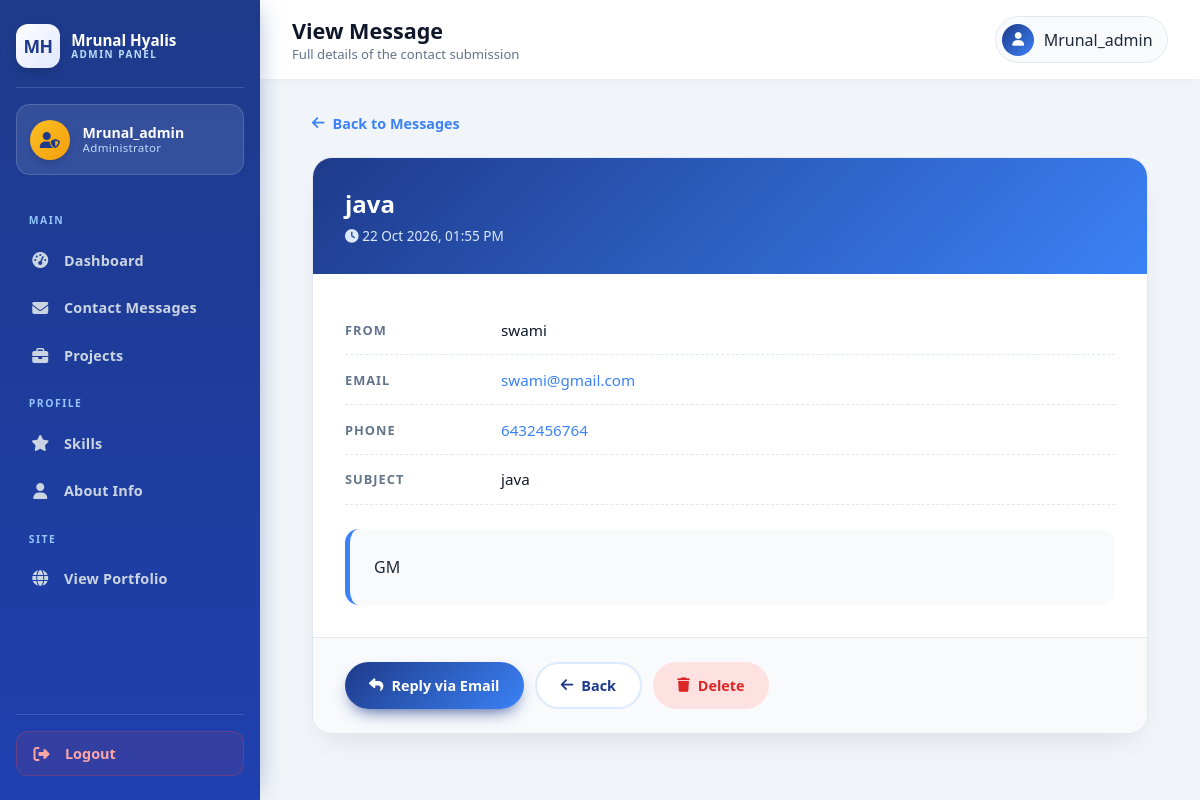
The page /admin/message_view.php?id=3 (signed in) on the database its author committed.
### tables this page shows
CREATE TABLE `contact_messages` (
  `id` int(11) NOT NULL,
  `name` varchar(100) NOT NULL,
  `email` varchar(100) NOT NULL,
  `phone` varchar(20) DEFAULT NULL,
  `subject` varchar(200) DEFAULT NULL,
  `message` text NOT NULL,
  `is_read` tinyint(1) DEFAULT 0,
  `created_at` timestamp NOT NULL DEFAULT current_timestamp()
);

### admin/message_view.php (the view, shortened to what this page needs)
<?php
include '../config/db.php';
$id = isset($_GET['id']) ? intval($_GET['id']) : 0;
$stmt = mysqli_prepare($conn, "SELECT * FROM contact_messages WHERE id = ? LIMIT 1");
mysqli_stmt_bind_param($stmt, "i", $id);
mysqli_stmt_execute($stmt);
$result = mysqli_stmt_get_result($stmt);
$msg = mysqli_fetch_assoc($result);
?>
<!DOCTYPE html>
<html lang="en">
<head>
    <link rel="stylesheet" href="https://cdnjs.cloudflare.com/ajax/libs/font-awesome/6.5.1/css/all.min.css">
</head>
<body>
    <?php include 'sidebar.php'; ?>
    <main class="admin-main">
        <div class="admin-topbar">
            <div class="topbar-left">
                <div class="topbar-title">
                    <h1>View Message</h1>
                    <p>Full details of the contact submission</p>
                </div>
            </div>
            <div class="topbar-user">
                <div class="mini-avatar"><i class="fa-solid fa-user"></i></div>
                <span><?= htmlspecialchars($admin_name) ?></span>
            </div>
        </div>
        <div class="admin-content">
            <a href="messages.php" class="back-link">
                <i class="fa-solid fa-arrow-left"></i>
                Back to Messages
            </a>
            <div class="message-card">
                <div class="msg-header">
                    <h2><?= htmlspecialchars($msg['subject'] ?: '(No Subject)') ?></h2>
                    <p>
                        <i class="fa-solid fa-clock"></i>
                        <?= date('d M Y, h:i A', strtotime($msg['created_at'])) ?>
                    </p>
                </div>
                <div class="msg-body">
                    <div class="info-row">
                        <span class="info-label">From</span>
                        <span class="info-value"><?= htmlspecialchars($msg['name']) ?></span>
                    </div>
                    <div class="info-row">
                        <span class="info-label">Email</span>
                        <span class="info-value">
                            <a href="mailto:<?= htmlspecialchars($msg['email']) ?>">
                                <?= htmlspecialchars($msg['email']) ?>
                            </a>
                        </span>
                    </div>
                    <?php if (!empty($msg['phone'])): ?>
                        <div class="info-row">
                            <span class="info-label">Phone</span>
                            <span class="info-value">
                                <a href="tel:<?= htmlspecialchars($msg['phone']) ?>">
                                    <?= htmlspecialchars($msg['phone']) ?>
                                </a>
                            </span>
                        </div>
                    <?php endif; ?>
                    <div class="info-row">
                        <span class="info-label">Subject</span>
                        <span class="info-value"><?= htmlspecialchars($msg['subject'] ?: '(No subject)') ?></span>
                    </div>
                    <div class="msg-content">
                        <p><?= nl2br(htmlspecialchars($msg['message'])) ?></p>
                    </div>
                </div>
                <div class="msg-actions">
                    <a href="mailto:<?= htmlspecialchars($msg['email']) ?>?subject=Re: <?= rawurlencode($msg['subject']) ?>"
                       class="btn btn-reply">
                        <i class="fa-solid fa-reply"></i> Reply via Email
                    </a>
                    <a href="messages.php" class="btn btn-back">
                        <i class="fa-solid fa-arrow-left"></i> Back
                    </a>
                    <a href="messages.php?delete=<?= $msg['id'] ?>"
                       class="btn btn-delete"
                       onclick="return confirm('Delete this message?')">
                        <i class="fa-solid fa-trash"></i> Delete
                    </a>
                </div>
            </div>
        </div>
    </main>
</body>
</html>

### admin/message_view.php (style rules this page uses)
* { margin: 0; padding: 0; box-sizing: border-box; }
body { font-family: 'Segoe UI', Roboto, system-ui, sans-serif; background: #f1f5f9; color: #1e293b; min-height: 100vh; }
.admin-main { margin-left: 260px; min-height: 100vh; }
.admin-topbar { background: #ffffff; padding: 1rem 2rem; display: flex; justify-content: space-between; align-items: center; box-shadow: 0 2px 10px -5px rgba(0,0,0,0.1); position: sticky; top: 0; z-index: 50; gap: 1rem; }
.topbar-left { display: flex; align-items: center; gap: 1rem; }
.topbar-title h1 { font-size: 1.35rem; color: #0f172a; margin: 0; }
.topbar-title p { font-size: 0.82rem; color: #64748b; margin: 0; }
.topbar-user { display: flex; align-items: center; gap: 0.6rem; padding: 0.4rem 0.9rem 0.4rem 0.4rem; background: #f8fafc; border-radius: 40px; border: 1px solid #e2e8f0; }
.mini-avatar { width: 32px; height: 32px; border-radius: 50%; background: linear-gradient(135deg, #1e3a8a, #3b82f6); display: flex; align-items: center; justify-content: center; color: #ffffff; font-size: 0.85rem; }
.admin-content { padding: 2rem; max-width: 900px; margin: 0 auto; }
.back-link { display: inline-flex; align-items: center; gap: 0.5rem; color: #3b82f6; text-decoration: none; font-size: 0.9rem; font-weight: 600; margin-bottom: 1.5rem; transition: all 0.25s ease; }
.message-card { background: #ffffff; border-radius: 20px; border: 1px solid #e2e8f0; box-shadow: 0 15px 30px -12px rgba(0,0,0,0.1); overflow: hidden; }
.msg-header { background: linear-gradient(135deg, #1e3a8a, #3b82f6); padding: 1.8rem 2rem; color: #ffffff; }
.msg-header h2 { font-size: 1.5rem; margin: 0 0 0.4rem 0; border: none; padding: 0; color: #ffffff; }
.msg-header p { font-size: 0.85rem; color: #dbeafe; margin: 0; }
.msg-body { padding: 2rem; }
.info-row { display: grid; grid-template-columns: 140px 1fr; gap: 1rem; padding: 0.9rem 0; border-bottom: 1px dashed #e2e8f0; align-items: center; }
.info-label { font-size: 0.8rem; font-weight: 700; color: #64748b; text-transform: uppercase; letter-spacing: 1px; }
.info-value { font-size: 0.95rem; color: #0f172a; font-weight: 500; word-break: break-word; }
.info-value a { color: #3b82f6; text-decoration: none; }
.msg-content { background: #f8fafc; padding: 1.5rem; border-radius: 14px; margin-top: 1.5rem; border-left: 5px solid #3b82f6; }
.msg-content p { font-size: 1rem; color: #1e293b; line-height: 1.75; margin: 0; white-space: pre-wrap; }
.msg-actions { padding: 1.5rem 2rem; background: #f8fafc; border-top: 1px solid #e2e8f0; display: flex; gap: 0.7rem; flex-wrap: wrap; }
.btn { display: inline-flex; align-items: center; gap: 0.5rem; padding: 0.75rem 1.5rem; border-radius: 30px; font-size: 0.9rem; font-weight: 600; text-decoration: none; transition: all 0.3s ease; border: none; cursor: pointer; }
.btn-reply { background: linear-gradient(135deg, #1e3a8a, #3b82f6); color: #ffffff; box-shadow: 0 8px 18px -8px #1e3a8a; }
.btn-back { background: #ffffff; color: #1e3a8a; border: 2px solid #dbeafe; }
.btn-delete { background: #fee2e2; color: #dc2626; }

### rows shown on the page
contact_messages: subject "java", created_at "22 Oct 2026, 01:55 PM", name "swami", email "swami@gmail.com", phone "6432456764", message "GM"

### other values the page prints
$admin_name "Mrunal_admin"
